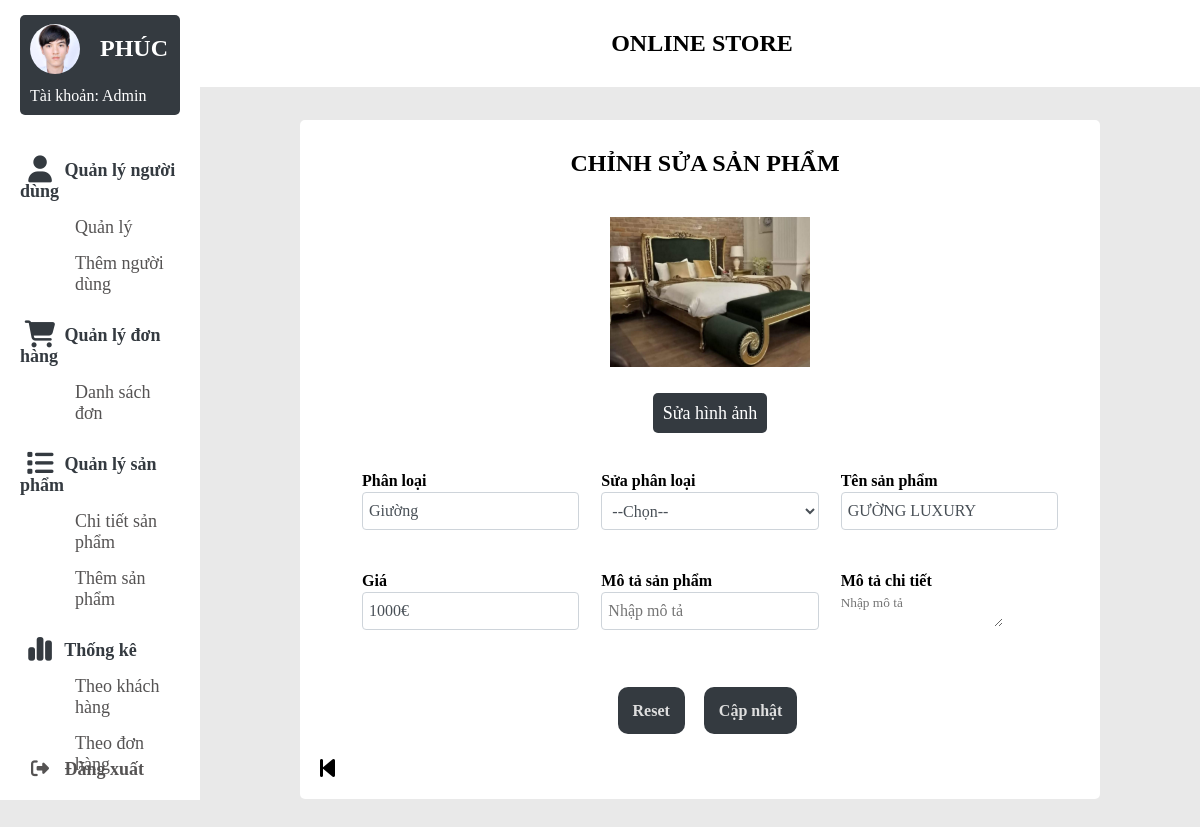
Screenshot of /admin/suasanpham.php?id_sp=18 with the database file from the repository.
### tables this page shows
CREATE TABLE `sanpham` (
  `id_sp` int(11) NOT NULL,
  `id_danhmuc` int(11) NOT NULL,
  `tensp` varchar(255) NOT NULL,
  `gia` varchar(100) NOT NULL,
  `sp_active` int(11) NOT NULL,
  `image_sp` varchar(50) NOT NULL,
  `star` int(11) NOT NULL,
  `motangan` text NOT NULL,
  `motachitiet` text NOT NULL,
  `trang_thai` tinyint(1) NOT NULL DEFAULT 1
);

CREATE TABLE `danhmucsp` (
  `id_danhmuc` int(11) NOT NULL,
  `tendanhmuc` varchar(50) NOT NULL
);

### admin/suasanpham.php (the view, shortened to what this page needs)
<?php
$conn = new mysqli("localhost", "root", "", "web_php");
$username_admin = $_GET["admin"];
$id_sp = $_GET["id_sp"];
$sql = "SELECT sp.*, dm.*
        FROM sanpham sp
        JOIN danhmucsp dm ON sp.id_danhmuc = dm.id_danhmuc
        WHERE sp.id_sp = '$id_sp'";
$result = $conn->query($sql);
?>
<span style="font-family: verdana, geneva, sans-serif;">
<!DOCTYPE html>
<html lang="en">
<head>
    <link rel="stylesheet" href="style/style_admin.css" />
    <link rel="stylesheet" href="style/style_edit-products.css" />
    <link rel="stylesheet" href="https://cdnjs.cloudflare.com/ajax/libs/font-awesome/6.5.0/css/all.min.css" />
</head>
<body>
    <div class="container">
    <?php include 'navbar.php'; ?>
    <div class="top-banner">
        <p>online store</p>
    </div>
    <section class="main">
        <div class="main-top"></div>
        <div class="background-section">
            <div class="main-body">
                <h1 style="text-transform: uppercase;">chỉnh sửa sản phẩm</h1>
            </div>
            <?php
            while ($row = $result->fetch_assoc()){
            ?>
            <form action="" method="post">
                <div class="main-body">
                    <img src="image/<?php echo $row['image_sp']?>" alt="add image" width="200px">
                        <br><br><br>
                        <label for="img" class="img">
                            <span class="add-image">Sửa hình ảnh</span>
                        </label>
                </div>
                <br><br>
                <table>
                    <tr>
                        <th>Phân loại</th>
                        <th>Sửa phân loại</th>
                        <th>Tên sản phẩm</th>
                    </tr>
                    <tr>
                        <td>
                            <input type="text" placeholder="Nhập tên sản phẩm" value="<?php echo $row['tendanhmuc']?>" readonly>
                        </td>
                        <td>
                            <select name="" id="" class='form-control'>
                                <option value="">--Chọn--</option>
                            </select>
                        </td>
                        <td>
                            <input type="text" placeholder="Nhập tên sản phẩm" value="<?php echo $row['tensp']?>">
                        </td>
                    </tr>
                    <tr>
                      <th>Giá</th>
                      <th>Mô tả sản phẩm</th>
                      <th>Mô tả chi tiết</th>
                    </tr>
                    <tr>
                        <td>
                            <input type="text" placeholder="Nhập giá sản phẩm" value="<?php echo $row['gia'].'€'?>">
                        </td>
                        <td>
                            <input type="text" placeholder="Nhập mô tả" value="<?php echo $row['motangan']?>">
                        </td>
                        <td>
                            <textarea type="text" placeholder="Nhập mô tả"><?php echo $row['motachitiet']?></textarea>
                        </td>
                    </tr>
                    <?php } ?>
                </table>
                <div class="reset-form">
                    <label class="buttonReset" for="buttonreset">Reset</label>
                </div>
                <div class="submit-form" method="post">
                    <label class="buttonsubmit" for="buttonsubmit">Cập nhật</label>
                </div>
            </form>
            <div class="button-back" title="Quay về trang trước">
                <a href="products-admin.php?admin=<?php echo $username_admin?>">
                    <i class="fa-solid fa-backward-step fa-xl" style="color: black;"></i>
                </a>
            </div>
        </div>
      </section>
    </div>
</body>
</html>

### admin/style/style_admin.css (style rules this page uses)
* { margin: 0; padding: 0; outline: none; border: none; text-decoration: none; list-style: none; box-sizing: border-box; font-family: 'Times New Roman', Times, serif; }
body { background: rgb(233, 233, 233); overflow-y: scroll; }
.container { display:flex; }
img, h1 { margin-left: 10px; }
.top-banner { top: 0; left: 0; position: fixed; width: 85% ; padding: 30px; z-index: 6666; background-color: #fff; margin-left: 16% ; }
p { text-align: center ; font-weight: bold; font-size: 24px; text-transform: uppercase; }
.main { width: 100% ; text-align: center; }
.main-top { padding: 50px; }
.main-body { padding: 10px 10px 10px 20px; }
h1 { margin: 20px 10px; }
.background-section { background-color: white; margin-top: 2%; margin-bottom: 4% ; margin-left: 100px; margin-right: 100px; border-radius: 5px; }
.button-back { display: block; margin-top: 3%; text-align: left; margin-left: 20px; }

### admin/style/style_edit-products.css (style rules this page uses)
table, th, td { margin-left: 5%; text-align: left; }
table { width: 90%; }
th, td { padding-left: 20px; }
td { padding-bottom: 40px; }
select, input:not(#img), option { background-color: rgb(233, 233, 233); display: block; width: 100%; height: calc(1.5em + 0.75rem + 2px); padding: 0.375rem 0.375rem; font-size: 1rem; font-weight: 400; line-height: 1.5; color: #495057; background-color: #fff; background-clip: padding-box; border: 1px solid #ced4da; border-radius: 0.25rem; transition: border-color .15s }
.add-image { background-color:#343a40; padding: 10px; font-size: 18px; border-radius: 5px; color: white; font-weight: 100; text-transform:none; margin-left: 10px; }
.buttonsubmit, .buttonReset { font-size: 16px; background-color:#343a40; padding: 15px; border-radius: 10px; cursor: pointer; }
.submit-form, .reset-form { display:inline-block; padding-left: 15px; font-weight: bold; color: rgb(222, 222, 222); margin-top: 15px; }
.reset-form, .submit-form { margin-top: 30px; }
.button-back { margin-left: 20px; text-align: left; margin-top: 6%; }
.background-section { padding-bottom: 3%; }

### rows the page displays
sanpham: image_sp (picture), id_danhmuc.tendanhmuc "Giường", tensp "GƯỜNG LUXURY", gia "1000€"
